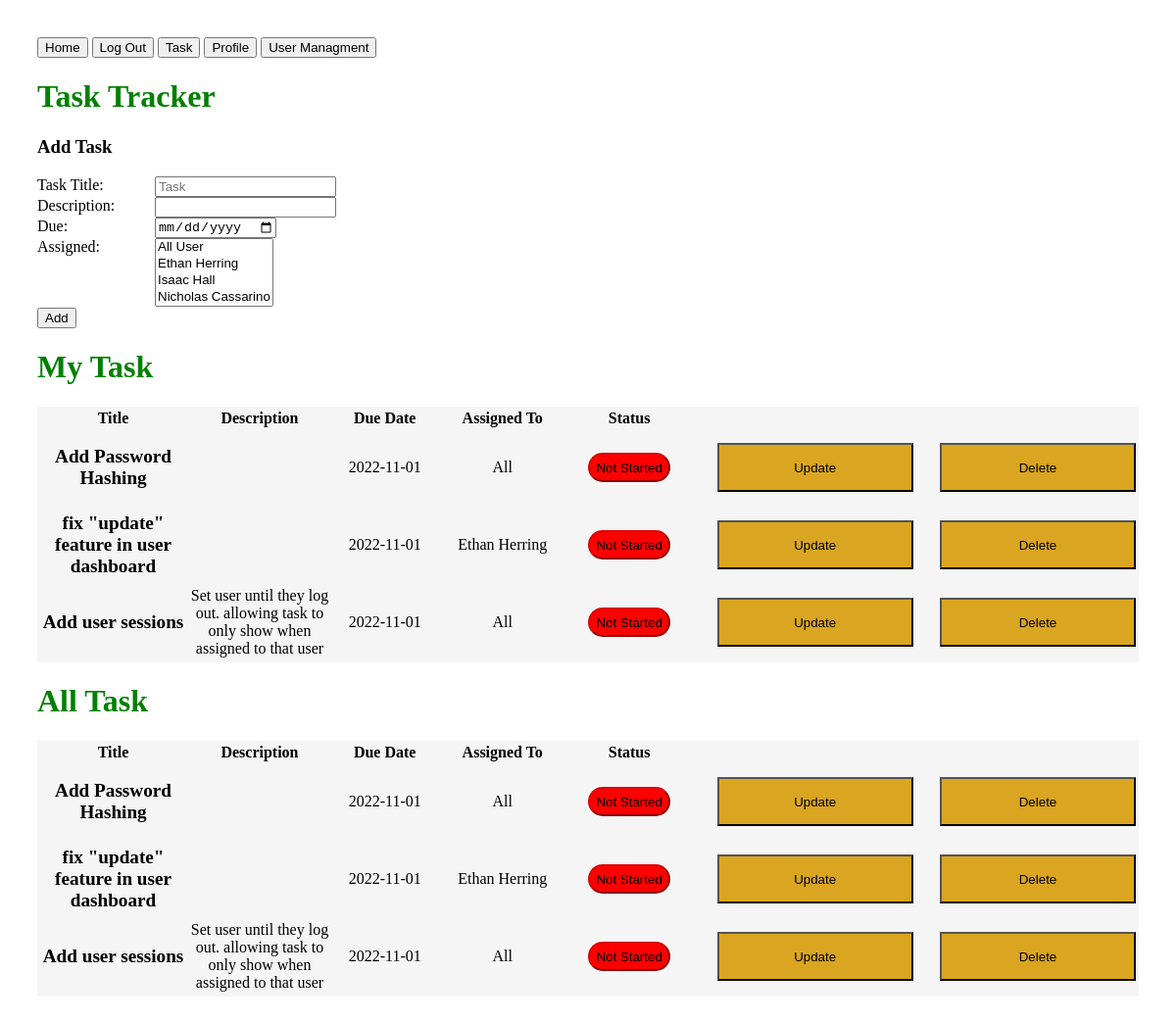
The page /task (signed in) on the database as committed earlier.
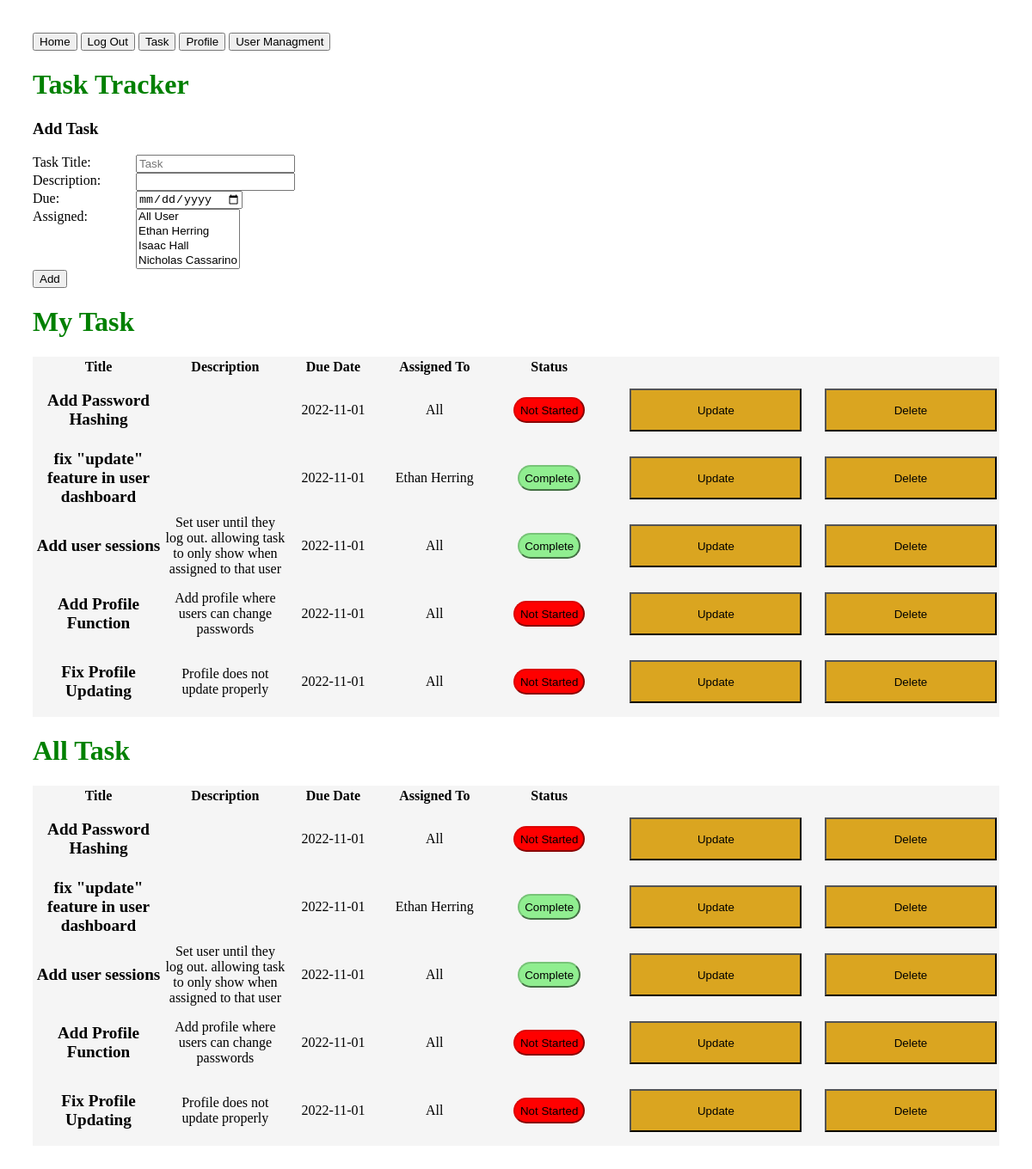
The same page on the database as committed later.
### app.py (models this page shows)
class Todo(db.Model):
    id = db.Column(db.Integer, primary_key=True)
    title = db.Column(db.String(100))
    description = db.Column(db.String(4150))
    assigned = db.Column(db.String(100))
    due = db.Column(db.Date)
    complete = db.Column(db.Integer)
    createdBy = db.Column(db.Integer)

### app.py (the view)
@app.route('/task')
def task():
    global user
    todo_list = Todo.query.all()
    user_list = User.query.all()
    return render_template('task.html',todo_list=todo_list,user_list=user_list,user=user)

### templates/task.html (shortened to what this page needs)
<!DOCTYPE html>
<html lang="en">
<head>
    <link rel="stylesheet" href="./static/main.css">
</head>
<a href="/"><button>Home</button></a>
<a href="/logout"><button>Log Out</button></a>
<a href="/task"><button>Task</button></a>
<a href="/profile"><button>Profile</button></a>
{%if user.access==1%}
<a href="/ViewUsers"><button>User Managment</button></a>
{%endif%}
<body>
    <h1>Task Tracker</h1>
    <form action="/add" method="post">
        <div>
            <h3>Add Task</h3>
            <label>Task Title:</label>
            <input type="text" name="title" placeholder="Task">
            <br>
            <label>Description:</label>
            <input type="text" name="description" >
            <br>
            <label>Due:</label>
            <input type="date" name="due" >
            <br>
            <label>Assigned:</label>
            <select name="assigned" id="assigned" multiple>
                <option value="All">All User</option>
                {% for user in user_list %}
                <option value="{{user.name}}">{{user.name}}</option>
                {% endfor %}
            </select>
            <br>
            <button type="submit">Add</button>
        </div>
    </form>
    <h1>My Task</h1>
    <div id="todo"class="todo">
     <table>
        <thead>
        <tr>
            <th>Title</th>
            <th>Description</th>
            <th>Due Date</th>
            <th>Assigned To</th>
            <th>Status</th>
            <th></th>
        </thead>
        <tbody>
    {% for todo in todo_list %}
    <tr>
        {%if user.name in todo.assigned or todo.assigned=="All"%}
    <td class="title">{{ todo.title }}</td> <td>{{ todo.description }}</td>  <td>{{ todo.due }}</td>  <td>{{ todo.assigned }}</td>
    <td>{% if todo.complete == 0 %}
    <button class="notStarted">Not Started</button>
    {% elif todo.complete == 1 %}
    <button class="inProgress">In Progress</button>
    {% else %}
    <button class="complete">Complete</button>
    {% endif %}</td>
    <td><a href="/update/{{ todo.id }}"><button>Update</button></a></td>
    {%if todo.createdBy == user.id or user.access == 1%}
    <td><a href="/delete/{{ todo.id }}"><button>Delete</button></a></td>
    {%endif%}</tr>
    {% endif %}
    {% endfor %}
    </tbody>
    </table>
    </div>
    {%if user.access==1%}
    <h1>All Task</h1>
    <div id="todo"class="todo">
        <table>
           <thead>
           <tr>
               <th>Title</th>
               <th>Description</th>
               <th>Due Date</th>
               <th>Assigned To</th>
               <th>Status</th>
               <th></th>
           </thead>
           <tbody>
       {% for todo in todo_list %}
       <tr>
       <td class="title">{{ todo.title }}</td> <td>{{ todo.description }}</td>  <td>{{ todo.due }}</td>  <td>{{ todo.assigned }}</td>
       <td>{% if todo.complete == 0 %}
       <button class="notStarted">Not Started</button>
       {% elif todo.complete == 1 %}
       <button class="inProgress">In Progress</button>
       {% else %}
       <button class="complete">Complete</button>{% endif %}
       </td>
       <td><a href="/update/{{ todo.id }}"><button>Update</button></a></td>
       {%if todo.createdBy == user.id or user.access == 1%}
       <td><a href="/delete/{{ todo.id }}"><button>Delete</button></a></td>
       {%endif%}</tr>
       {% endfor %}
       </tbody>
       </table>
       </div>
    {%endif%}
</body>
</html>

### static/main.css (style rules this page uses)
body { padding: 30px 30px; }
h1 { color: green; }
label:not(.ex) { display: block; float: left; width: 120px; }
h3 { font-weight: bold; text-align: left; }
th { width: 550px; }
td { height: 75px; }
td>a>button { width: 200px; height: 50px; background-color: goldenrod; }
.todo { text-align: center; background-color: whitesmoke; }
.complete { background-color: lightgreen; border-color: rgb(119, 196, 119); height: 30px; border-radius: 15px; }
.notStarted { background-color: red; border-color: rgb(221, 4, 4); height: 30px; border-radius: 15px; }
.title { font-weight: bold; font-size: larger; }

Rows that differ between the two databases and show on the page:
changed Todo "fix \"update\" feature in user dashboard": complete "Not Started Not Started" → "Complete Complete"
changed Todo "Add user sessions": complete "Not Started Not Started" → "Complete Complete"
added Todo: title "Add Profile Function", description "Add profile where users can change passwords", due "2022-11-01", assigned "All", complete "Not Started"
added Todo: title "Fix Profile Updating", description "Profile does not update properly", due "2022-11-01", assigned "All", complete "Not Started"
